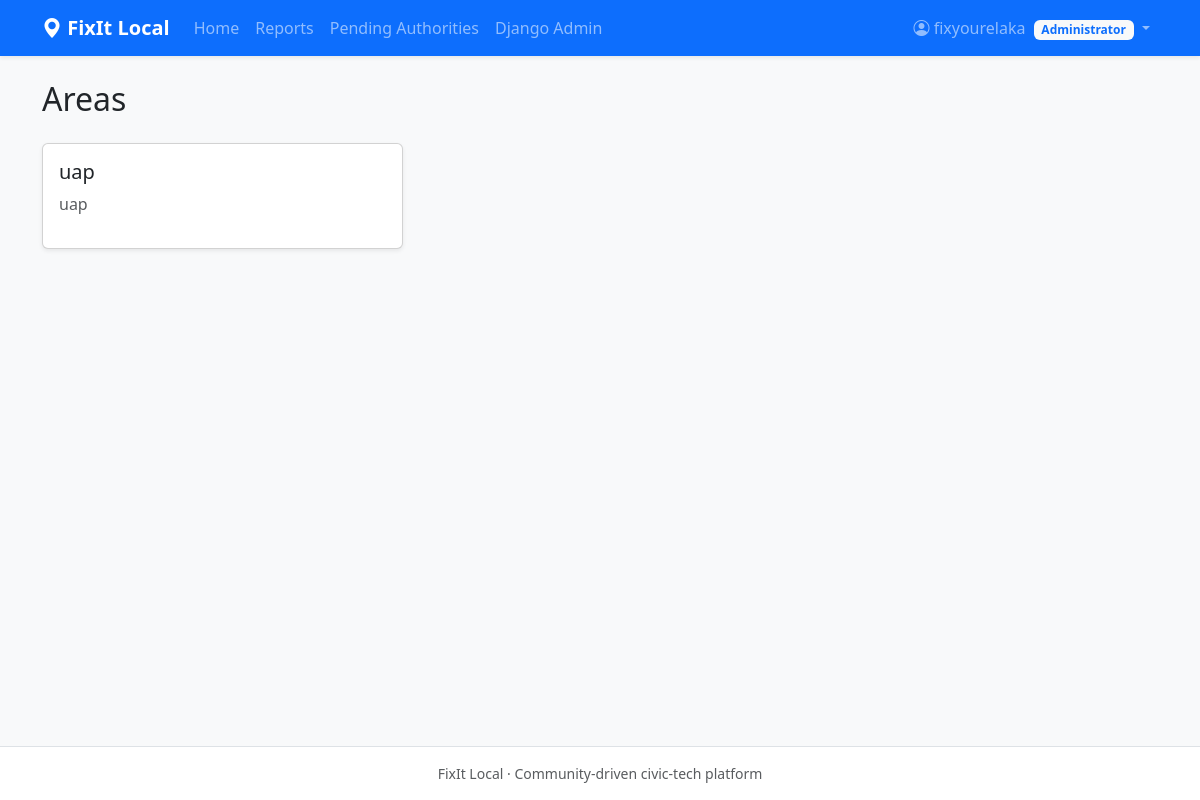
/areas/ (signed in), run on the app's committed database.
### accounts/models.py (models this page shows, shortened)
class User(AbstractUser):
    class Role(models.TextChoices):
        CITIZEN = "citizen", "Citizen"
        AUTHORITY = "authority", "Authority"
        ADMIN = "admin", "Administrator"
    role = models.CharField(max_length=20, choices=Role.choices, default=Role.CITIZEN)
    verified_reports_count = models.PositiveIntegerField(default=0)
    total_reports_count = models.PositiveIntegerField(default=0)
    trust_score = models.DecimalField(
        max_digits=5,
        decimal_places=2,
        default=Decimal("0.00"),
        validators=[MinValueValidator(0), MaxValueValidator(100)],
    )
    objects = FixItUserManager()
    @property
    def is_platform_admin(self):
        return self.role == self.Role.ADMIN

### core/models.py (models this page shows, shortened)
class Area(models.Model):
    name = models.CharField(max_length=100, unique=True)
    description = models.TextField(blank=True)
    center_lat = models.DecimalField(max_digits=9, decimal_places=6, null=True, blank=True)
    center_lng = models.DecimalField(max_digits=9, decimal_places=6, null=True, blank=True)
    class Meta:
        ordering = ['name']

### core/views.py (the view)
# urls.py: path('areas/', views.AreaListView.as_view(), name='areas'),
class AreaListView(ListView):
    model = Area
    template_name = 'core/areas.html'
    context_object_name = 'areas'
    paginate_by = 12

### core/templates/core/areas.html (shortened to what this page needs)
{% extends "base.html" %}
{% block content %}
<h1 class="h2 mb-4">Areas</h1><div class="row g-3">
{% for area in areas %}<div class="col-md-6 col-lg-4"><div class="card h-100 shadow-sm"><div class="card-body"><h2 class="h5">{{ area.name }}</h2><p class="text-muted">{{ area.description|default:'Community area' }}</p></div></div></div>
{% empty %}<p>No areas added yet. An administrator can add them.</p>{% endfor %}
</div>
{% endblock %}

### templates/base.html (shortened to what this page needs)
<!DOCTYPE html>
<html lang="en">
<head>
  <link href="https://cdn.jsdelivr.net/npm/bootstrap@5.3.3/dist/css/bootstrap.min.css" rel="stylesheet">
  <link href="https://cdn.jsdelivr.net/npm/bootstrap-icons@1.11.3/font/bootstrap-icons.css" rel="stylesheet">
</head>
<body class="bg-light d-flex flex-column min-vh-100">
<nav class="navbar navbar-expand-lg navbar-dark bg-primary shadow-sm">
  <div class="container">
    <a class="navbar-brand fw-bold" href="{% url 'home' %}">
      <i class="bi bi-geo-alt-fill"></i> FixIt Local
    </a>
    <div class="collapse navbar-collapse" id="mainNav">
      <ul class="navbar-nav me-auto">
        <li class="nav-item"><a class="nav-link" href="{% url 'home' %}">Home</a></li>
        <li class="nav-item"><a class="nav-link" href="{% url 'reports:list' %}">Reports</a></li>
        {% if user.is_authenticated %}
          <li class="nav-item">
            <a class="nav-link" href="{% url 'accounts:dashboard' %}">
              {% if user.is_platform_admin %}Pending Authorities{% else %}Dashboard{% endif %}
            </a>
          </li>
          {% if user.is_staff %}
            <li class="nav-item"><a class="nav-link" href="{% url 'admin:index' %}">Django Admin</a></li>
          {% endif %}
        {% endif %}
      </ul>
      <ul class="navbar-nav ms-auto align-items-lg-center">
        {% if user.is_authenticated %}
          <li class="nav-item dropdown">
            <a class="nav-link dropdown-toggle" href="#" role="button" data-bs-toggle="dropdown" aria-expanded="false">
              <i class="bi bi-person-circle"></i> {{ user.get_short_name|default:user.username }}
              <span class="badge text-bg-light text-primary ms-1">{{ user.get_role_display }}</span>
            </a>
          </li>
        {% endif %}
      </ul>
    </div>
  </div>
</nav>
<main class="container py-4 flex-grow-1">
  {% block content %}{% endblock %}
</main>
<footer class="bg-white border-top py-3 text-center text-muted small">
  FixIt Local &middot; Community-driven civic-tech platform
</footer>
</body>
</html>

### data on the page
User: get_short_name "fixyourelaka", role "Administrator"
Area: name "uap", description "uap"
